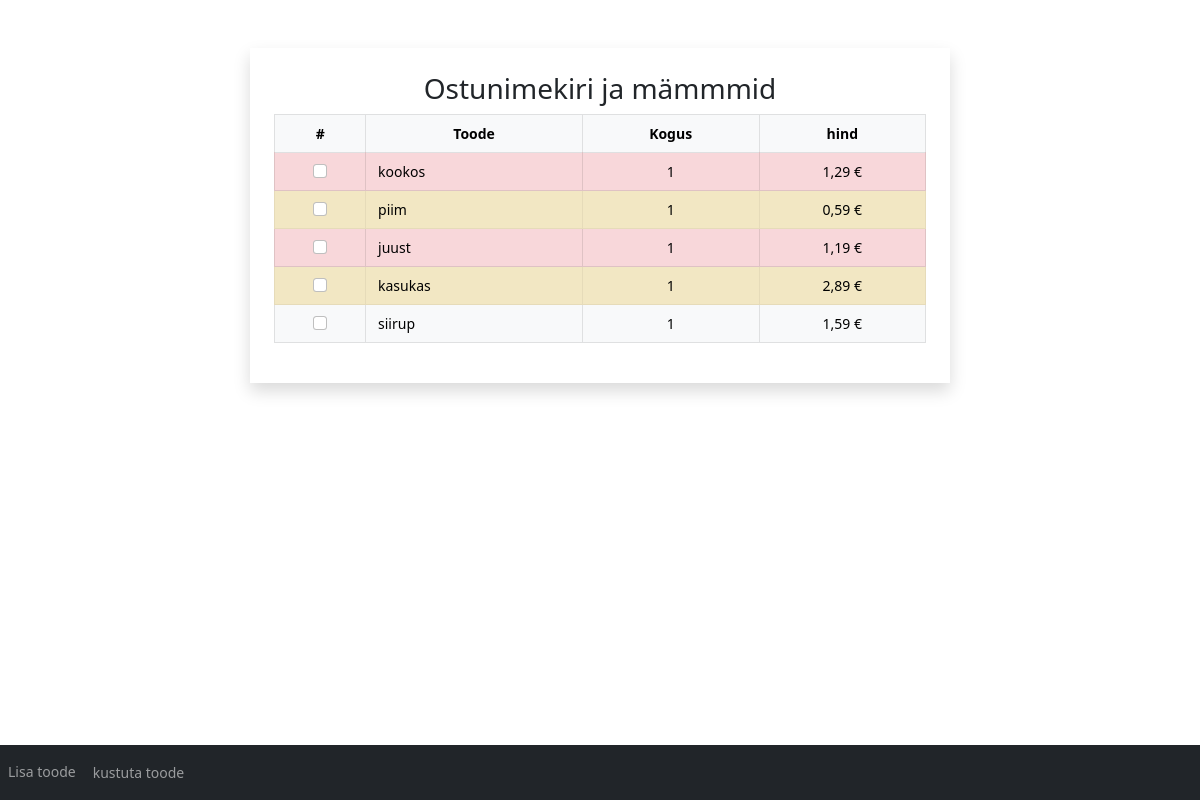
Before: / with the older database file.
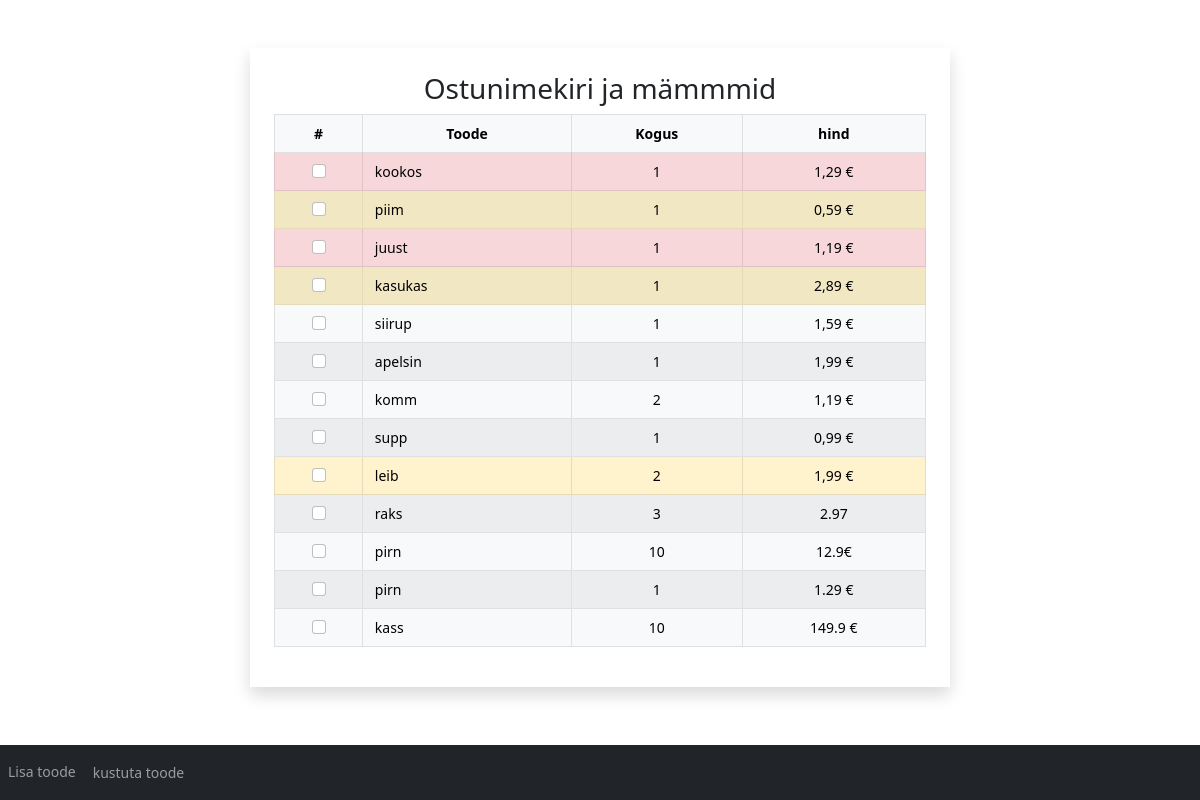
After: the same page with the newer database file.
### modules/list.py (models this page shows, shortened)
class ToBuyList(db.Model):
    __tablename__='things_to_buy'
    id = db.Column(db.Integer, primary_key=True, autoincrement=True)
    toode = db.Column(db.String(50), nullable=False)
    hind = db.Column(db.String(20), nullable=True)
    kogus = db.Column(db.Integer, nullable=False)
    hind_kogus = db.Column(db.String(20), nullable=True)
    tahtsus = db.Column(db.Integer, nullable=True)
    date = db.Column(db.String(30), nullable=False)

### app.py (the view, shortened to what this page needs)
@app.route('/', methods=['POST','GET'])
def home():
    toode, hind, kogus, _ , tahtsus, id = GetData().all_data()
    form = SearchForms()
    raw_data = ShoppingList.query
    if(form.kustuta_box.data and request.method=="POST"):
        x = request.form.getlist('optradio')
        for y in x:
            find_me = ToBuyList.find_by_id(y)
            ToBuyList.delete_from_db(find_me)
        return redirect(url_for('home'))
    return render_template('home.html', form=form, toode=zip(toode, kogus, hind, tahtsus, id))

### forms.py
class SearchForms(FlaskForm):
    toode_box = StringField('toode')
    toode_test_box = SelectField('Otsi toodet',choices=[i for i in csv_file['Toode']])
    kogus_box = StringField('kogus')
    kirjeldus_box = TextAreaField('kirjeldus')
    lisa_box = SubmitField('lisa toode')
    kustuta_box = SubmitField('kustuta toode')
    kustuta_link = HiddenField('kustuta')
    toode_check = BooleanField('Checkboxs')
    tahtsus = RadioField('Tähtsus', choices=[
                                            (1,'Tähtis'),
                                            (2,'Keskmine'),
                                            (3,'Väike')
                                ])

### dataParser.py (called while the page is built)
    @classmethod
    def all_data(cls):
        toode =  [x.toode for x in ToBuyList.query.all()]
        hind = [x.hind for x in ToBuyList.query.all()]
        kogus = [x.kogus for x in ToBuyList.query.all()]
        hind_kogus = [x.hind_kogus for x in ToBuyList.query.all()]
        tahtsus = [x.tahtsus for x in ToBuyList.query.all()]
        id = [x.id for x in ToBuyList.query.all()]
        return toode, hind, kogus, hind_kogus, tahtsus, id

### templates/home.html (shortened to what this page needs)
<!doctype html>
<html lang="en">
  <head>
<link href="../static/assets/dist/css/bootstrap.min.css" rel="stylesheet">
    <link href="../static/css/dashboard.css" rel="stylesheet">
  </head>
  <body class="text-center">
    <link href="https://cdnjs.cloudflare.com/ajax/libs/select2/4.0.10/css/select2.min.css" rel="stylesheet" />
    <nav class="navbar navbar-expand-sm bg-dark navbar-dark fixed-bottom">
      <ul class="navbar-nav">
        <li class="nav-item">
          <li class="nav-item">
            <a class="nav-link" data-toggle="modal" data-target="#myModal">Lisa toode</a>
          </li>
          <form method="POST">
            {{ form.kustuta_box(class="btn btn-link nav-link btn-sm") }}
        </li>
      </ul>
    </nav>
    <div class="container mt-5 shadow p-4 mb-4 bg-white" style="width: 700px;">
      <h3>Ostunimekiri ja mämmmid</h3>
        <table class="table table-hover table-striped table-light table-bordered">
          <thead class="thead-dark ">
            <tr >
              <th scope="col">#</th>
              <th scope="col">Toode</th>
              <th scope="col">Kogus</th>
              <th scope="col">hind</th>
            </tr>
          </thead>
            <tbody>
              <tr>
              {% for x,y,z,i,u in toode%}
                {% if i == 1 %}
                  <tr class="table-danger">
                {% elif i == 2 %}
                  <tr class="table-warning">
                {% else %}
                  <tr>
                {% endif %}
                <th scope="row">
                  <input type="checkbox" class="form-check-input"  name="optradio" value={{ u }}></th>
                <td style="text-align: start;">
                    {{ x }}
               </td>
                <td>{{ y }}</td>
                <td>{{ z }}</td>
              </tr>
              {% endfor %}
        </tbody>
      </table>
    </div>
  </body>
</html>

### static/css/dashboard.css (style rules this page uses)
body { font-size: .875rem; }

Changed rows visible on the page:
added ToBuyList: toode "apelsin", toode "1,99 €"
added ToBuyList: toode "komm", toode "1,19 €"
added ToBuyList: toode "supp", toode "0,99 €"
added ToBuyList: toode "leib", toode "1,99 €"
added ToBuyList: toode "raks", toode "2.97"
added ToBuyList: toode "pirn", toode "12.9€"
added ToBuyList: toode "pirn", toode "1.29 €"
added ToBuyList: toode "kass", toode "149.9 €"
Other visible differences:
new list line: "☐ 1"
new list line: "☐ 2"
new list line: "☐ 3"
new list line: "☐ 10"
